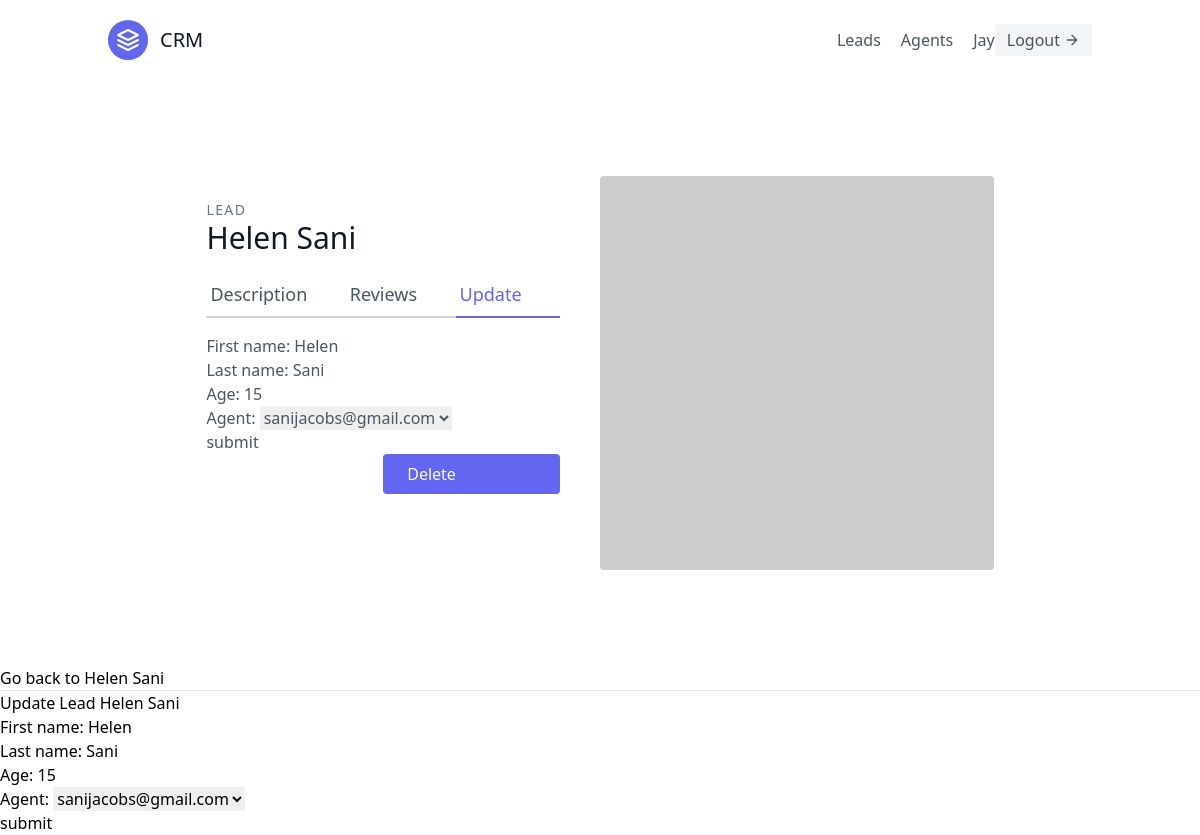
The page /leads/1/update/ (signed in) on the database its author committed.
### leads/models.py (models this page shows, shortened)
class User(AbstractUser):
    is_organisor = models.BooleanField(default=True)
    is_agent = models.BooleanField(default=False)

class Lead(models.Model):
    first_name = models.CharField(max_length=40)
    last_name = models.CharField(max_length=30)
    age = models.IntegerField(default=0)
    organisation = models.ForeignKey(UserProfile, on_delete=models.CASCADE)
    agent = models.ForeignKey("Agent",null=True, blank=True, on_delete=models.SET_NULL)
    category = models.ForeignKey("Category",null=True, blank=True, on_delete=models.SET_NULL)

### leads/views.py (the view, shortened to what this page needs)
# urls.py: path('<int:pk>/update/', LeadUpdateView.as_view(), name='lead-update'),
class LeadUpdateView(OrganisorAndLoginRequiredMixins, generic.UpdateView):
    template_name = "leads/lead_update.html"
    form_class = LeadModelForm
    def get_queryset(self):
        user = self.request.user
        queryset = Lead.objects.filter(organisation=user.userprofile)
        return queryset

### leads/forms.py
class LeadModelForm(forms.ModelForm):
    class Meta:
        model = Lead
        fields = (
            'first_name',
            'last_name',
            'age',
            'agent'
        )

### agent/mixins.py (called while the page is built)
    def dispatch(self, request, *args, **kwargs):
        if not request.user.is_authenticated or not request.user.is_organisor:
            return redirect('leads:lead-list')
        return super().dispatch(request, *args, **kwargs)

### leads/models.py (called while the page is built)
    def __str__(self):
        return self.user.email

### leads/templates/leads/lead_update.html (shortened to what this page needs)
{% extends 'base.html' %}
{% block content %}
<section class="text-gray-600 body-font overflow-hidden">
  <div class="container px-5 py-24 mx-auto">
    <div class="lg:w-4/5 mx-auto flex flex-wrap">
      <div class="lg:w-1/2 w-full lg:pr-10 lg:py-6 mb-6 lg:mb-0">
        <h2 class="text-sm title-font text-gray-500 tracking-widest">LEAD</h2>
        <h1 class="text-gray-900 text-3xl title-font font-medium mb-4">{{lead.first_name}} {{lead.last_name}}</h1>
        <div class="flex mb-4">
          <a href="{% url 'leads:lead-detail' lead.pk %}" class="flex-grow border-b-2 border-gray-300 py-2 text-lg px-1">Description</a>
          <a class="flex-grow border-b-2 border-gray-300 py-2 text-lg px-1">Reviews</a>
          <a href="{% url 'leads:lead-update' lead.pk %}" class="flex-grow text-indigo-500 border-b-2 border-indigo-500 py-2 text-lg px-1">Update</a>
        </div>
        <form method="post">
          {{form.as_p}}
          <button type="submit">submit</button>
        </form>
        <a href="{% url 'leads:lead-delete' lead.pk %}" class="w-1/2 flex ml-auto text-white bg-indigo-500 border-0 py-2 px-6 focus:outline-none hover:bg-indigo-600 rounded">Delete</a>
      </div>
      <img alt="ecommerce" class="lg:w-1/2 w-full lg:h-auto h-64 object-cover object-center rounded" src="https://dummyimage.com/400x400">
    </div>
  </div>
</section>
      <a href="{% url 'leads:lead-detail' lead.pk %}">Go back to {{lead.first_name}} {{lead.last_name}}</a>
      <hr />
	  <h1>Update Lead {{lead.first_name}} {{lead.last_name}}</h1>
      <form method="post">
        {{form.as_p}}
        <button type="submit">submit</button>
      </form>
{% endblock content%}

### templates/navbar.html (shortened to what this page needs)
<header class="text-gray-600 body-font">
    <div class="container mx-auto flex flex-wrap p-5 flex-col md:flex-row items-center">
      <a class="flex title-font font-medium items-center text-gray-900 mb-4 md:mb-0">
        <svg xmlns="http://www.w3.org/2000/svg" fill="none" stroke="currentColor" stroke-linecap="round" stroke-linejoin="round" stroke-width="2" class="w-10 h-10 text-white p-2 bg-indigo-500 rounded-full" viewBox="0 0 24 24">
          <path d="M12 2L2 7l10 5 10-5-10-5zM2 17l10 5 10-5M2 12l10 5 10-5"></path>
        </svg>
        <span class="ml-3 text-xl">CRM</span>
      </a>
      <nav class="md:ml-auto flex flex-wrap items-center text-base justify-center">
        {% if not request.user.is_authenticated %}
        <a href="{% url 'signup' %}" class="mr-5 hover:text-gray-900">Signup</a>
        {% else %}
        <a href="{% url 'leads:lead-list' %}" class="mr-5 hover:text-gray-900">Leads</a>
          {% if request.user.is_organisor %}
            <a href="{% url 'agent:agent-list' %}" class="mr-5 hover:text-gray-900">Agents</a>
          {% endif %}
        {% endif %}
      </nav>
      {% if request.user.is_authenticated %}
        {{request.user.username}}
        <a href="{% url 'logout' %}" class="inline-flex items-center bg-gray-100 border-0 py-1 px-3 focus:outline-none hover:bg-gray-200 rounded text-base mt-4 md:mt-0">Logout
          <svg fill="none" stroke="currentColor" stroke-linecap="round" stroke-linejoin="round" stroke-width="2" class="w-4 h-4 ml-1" viewBox="0 0 24 24">
            <path d="M5 12h14M12 5l7 7-7 7"></path>
          </svg>
        </a>
      {% endif %}
    </div>
  </header>

### rows shown on the page
User: user.username "Jay"
Lead: first_name "Helen", last_name "Sani", age "15", agent "sanijacobs@gmail.com"
